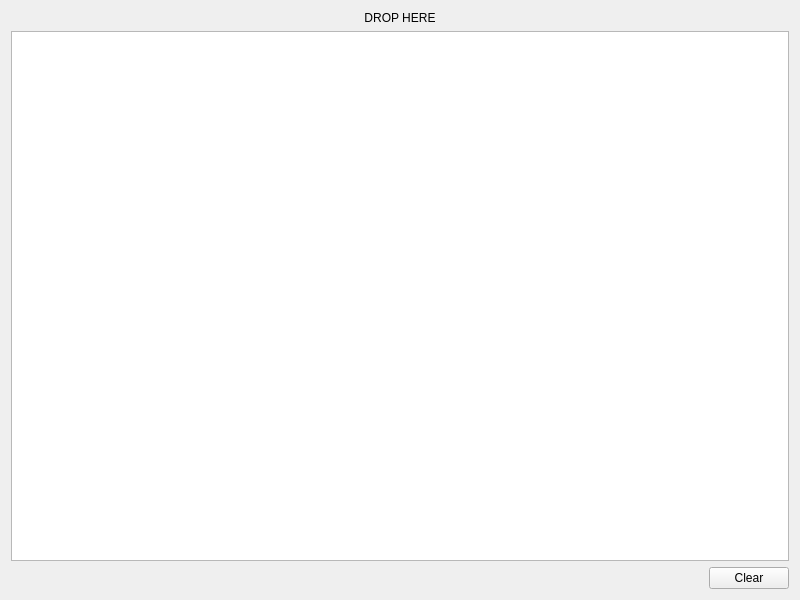
<?xml version="1.0" encoding="UTF-8"?>
<ui version="4.0">
 <class>Widget</class>
 <widget class="QWidget" name="Widget">
  <property name="geometry">
   <rect>
    <x>0</x>
    <y>0</y>
    <width>800</width>
    <height>600</height>
   </rect>
  </property>
  <property name="windowTitle">
   <string>Widget</string>
  </property>
  <layout class="QVBoxLayout" name="verticalLayout">
   <item>
    <widget class="DragDropLabel" name="dragDropLabel">
     <property name="text">
      <string>DROP HERE</string>
     </property>
     <property name="alignment">
      <set>Qt::AlignCenter</set>
     </property>
    </widget>
   </item>
   <item>
    <widget class="QTextEdit" name="textEdit"/>
   </item>
   <item>
    <layout class="QHBoxLayout" name="horizontalLayout">
     <item>
      <spacer name="horizontalSpacer">
       <property name="orientation">
        <enum>Qt::Horizontal</enum>
       </property>
       <property name="sizeHint" stdset="0">
        <size>
         <width>40</width>
         <height>20</height>
        </size>
       </property>
      </spacer>
     </item>
     <item>
      <widget class="QPushButton" name="clearButton">
       <property name="text">
        <string>Clear</string>
       </property>
      </widget>
     </item>
    </layout>
   </item>
  </layout>
 </widget>
 <customwidgets>
  <customwidget>
   <class>DragDropLabel</class>
   <extends>QLabel</extends>
   <header>dragdroplabel.h</header>
  </customwidget>
 </customwidgets>
 <resources/>
 <connections/>
</ui>
